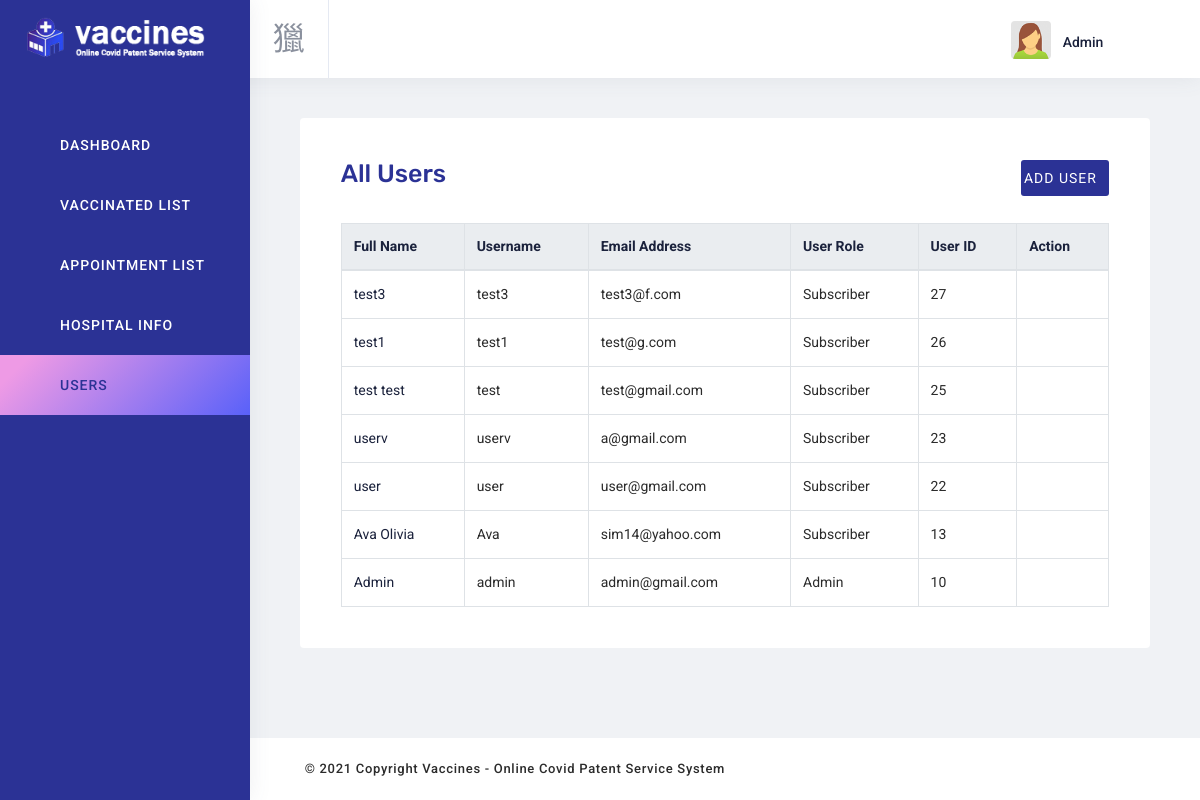
The page /admin/users.php (signed in) on the database its author committed.
### tables this page shows
CREATE TABLE `user` (
  `user_id` int(50) NOT NULL,
  `name` varchar(100) NOT NULL,
  `username` varchar(100) NOT NULL,
  `password` varchar(100) NOT NULL,
  `email` varchar(100) NOT NULL,
  `role` int(50) NOT NULL
);

### admin/users.php (the view, shortened to what this page needs)
<?php
include "inc/header.php";
?>
      <div class="content-wrapper">
        <div class="content">
          <div class="row">
            <div class="col-md-12 col-sm-12">
              <div class="card">
                <div class="card-body">
                  <div class="card-header m-b-25">
                    <h3 class="d-inline font-primary"> All Users</h3>
                    <div class="card_icon"><a href="user-add.php" class="my-btn"> <i class="mdi mdi-plus"></i> ADD USER </a></div>
                  </div>
                  <div class="table-responsive">
              <?php
              include "inc/connection.php";
              $query = "SELECT * FROM user ORDER BY user_id DESC";
              $result = mysqli_query($connection,$query) or die("Failed");
              $count = mysqli_num_rows($result);
                          if($count > 0){ ?>
                    <table class="mb-0 table table-bordered">
                      <thead>
                        <tr class="heading">
                          <th scope="col">Full Name</th>
                          <th scope="col">Username</th>
                          <th scope="col">Email Address</th>
                          <th scope="col">User Role</th>
                          <th scope="col">User ID</th>
                          <th scope="col">Action</th>
                        </tr>
                      </thead>
                      <tbody>
                <?php
                    while($row = mysqli_fetch_assoc($result)){
                ?>
                        <tr>
                          <td><?php echo $row['name'];?></td>
                          <td><?php echo $row['username'];?></td>
                          <td><?php echo $row['email'];?>
                          <td>
                            <?php
                                if($row['role'] == 1 ){
                                    echo "Admin";
                                }else{
                                    echo "Subscriber";
                                } ?>
                          </td>
                          <td><?php echo $row['user_id'] ?></td>
                          <td class='edit'>
                          </td>
                        </tr>
                <?php
                    }
                ?>
                      </tbody>
        <?php
            }else{
                echo "No Data";
        }
        ?>
                  </table>
                  </div>
                </div>
              </div>
            </div>
          </div>
        </div>
      </div>
<?php include 'inc/footer.php'; ?>

### admin/assets/css/style.css (style rules this page uses)
.card-header { display: flex; justify-content: space-between; flex-wrap: wrap; }
.card-header h3 { font-size: 25px; }
.card_icon { float: right; }
.my-btn { background: #2b3295; padding: 10px 12px 10px 3px; color: #fff; border-radius: 3px; }
.table-responsive { display: block; width: 100%; overflow-x: auto; }
.table td { padding-top: 13px; padding-bottom: 13px; vertical-align: middle; }
.heading th { background: #EAEDF0; vertical-align: middle; }
.table thead th { vertical-align: middle; }
.table-responsive .mdi, .edit { color: #dc3545; }

### rows shown on the page
user: name "test3", username "test3", email "test3@f.com", role "Subscriber", user_id "27"
user: name "test1", username "test1", email "test@g.com", role "Subscriber", user_id "26"
user: name "test test", username "test", email "test@gmail.com", role "Subscriber", user_id "25"
user: name "userv", username "userv", email "a@gmail.com", role "Subscriber", user_id "23"
user: name "user", username "user", email "user@gmail.com", role "Subscriber", user_id "22"
user: name "Ava Olivia", username "Ava", email "sim14@yahoo.com", role "Subscriber", user_id "13"
user: name "Admin", username "admin", email "admin@gmail.com", role "Admin", user_id "10"

### other values the page prints
$_SESSION['username'] "Admin"
